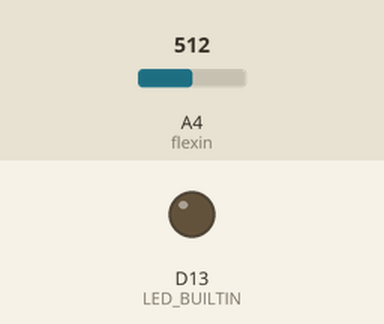
Recording of a sketch running on a simulated Arduino Nano 33 IoT. On the bench: output pins drawn as LEDs (lit = HIGH). The inputs (shaded band) are chosen by the test bench; at power-on: A4 (flexin) = 512. Nothing arrives over Bluetooth unless stated; a phone connects over Bluetooth LE 3 s after start; what the sketch prints to the serial monitor is not drawn.

Above: at 0.1 s.
At 3.1 s:
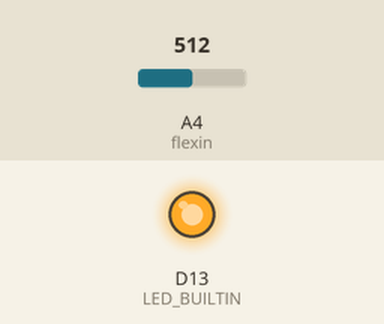
Timing chart, 0 to 4.6 s (numbered marks = the images above):
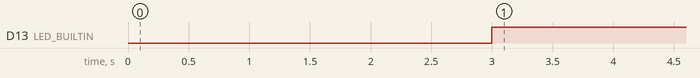

Measured:
- by itself, D13 (LED_BUILTIN): LOW → HIGH at 3.0 s

The sketch:

ble-test.ino
```cpp
#include <ArduinoBLE.h>

BLEService flexService("1101");
BLEUnsignedCharCharacteristic flexLevelChar("2101", BLERead | BLENotify);

int flexin = A4;

void setup() {
  Serial.begin(9600);
  while(!Serial);

  pinMode(LED_BUILTIN, OUTPUT);
  if(!BLE.begin()) {
    Serial.println("Starting BLE Failed!");
    while(1);
  }

  BLE.setLocalName("Dr.Turtle");
  BLE.setAdvertisedService(flexService);
  flexService.addCharacteristic(flexLevelChar);
  BLE.addService(flexService);

  BLE.advertise();
  Serial.println("Bluetooth Device Active, Waiting for Connections...");
}

void loop() {
  BLEDevice central = BLE.central();

  if(central) {
    Serial.print("Connected to Central: ");
    Serial.println(central.address());
    digitalWrite(LED_BUILTIN, HIGH);

    while(central.connected()) {
      int flex = map(analogRead(flexin),90,310,0,90);
//      int flex = analogRead(flexin);
      flexLevelChar.writeValue(flex);

//      while (!APDS.proximityAvailable()) {};
//      int Proximity = APDS.readProximity();
      Serial.print("flex = ");
      Serial.println(flex);

//      flexLevelChar.writeValue(Proximity);
      delay(200);
    }
  }

  digitalWrite(LED_BUILTIN, LOW);
  Serial.print("Disconnected from Central: ");
  Serial.println(central.address());
}
```
